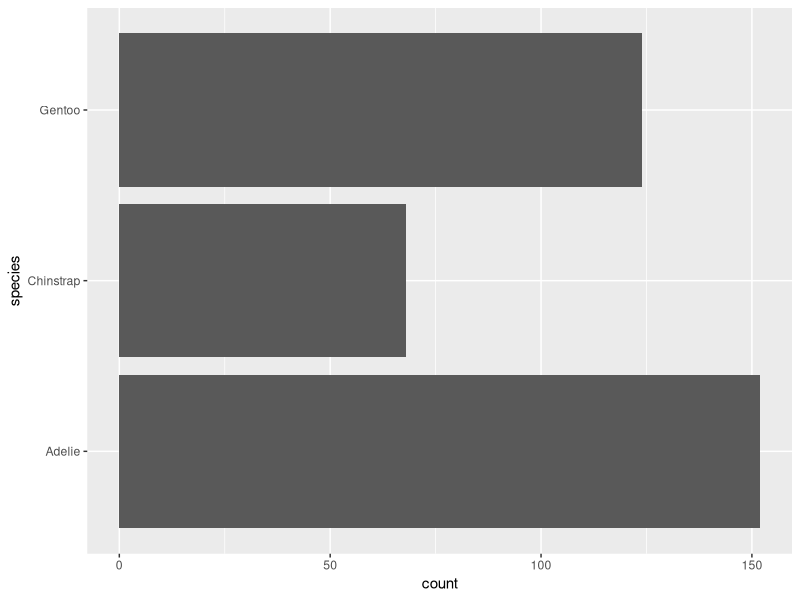
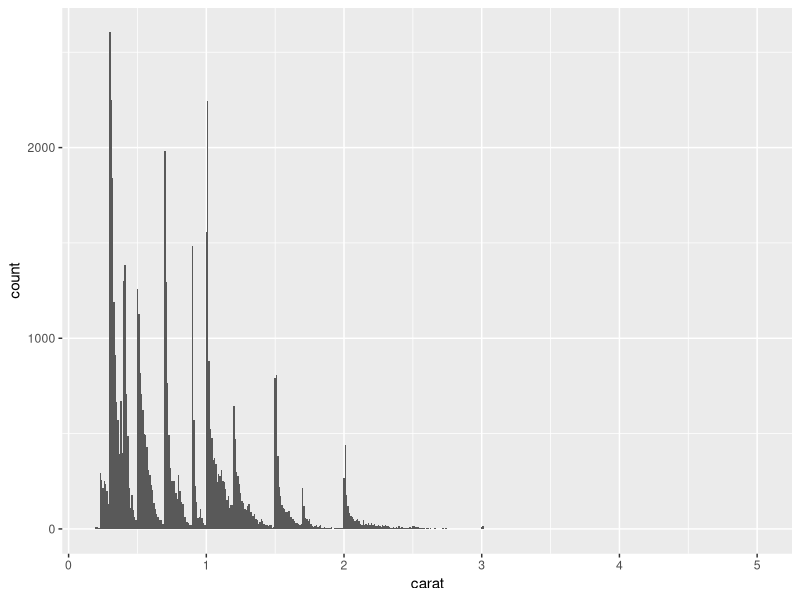

Reproduce these figures in R, in order.
## ---- chunk 1
#| include: false
library(palmerpenguins)
library(ggplot2)
library(tidyverse)
## ---- chunk 2
ggplot(penguins, aes(y = species)) +
  geom_bar()
## ---- chunk 3
ggplot(diamonds, aes(x = carat)) +
  geom_histogram(binwidth = .01)
